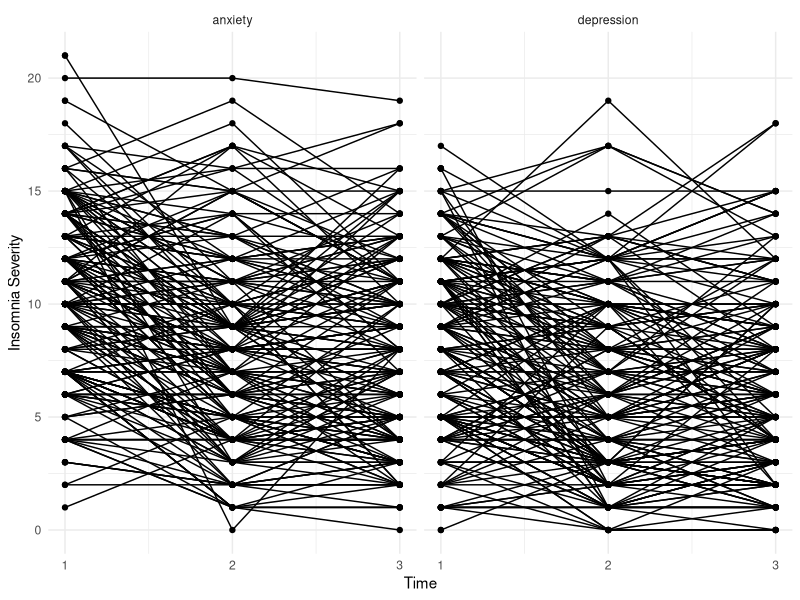

Write the R code that produced this figure.
## ---- chunk 1
knitr::opts_chunk$set(echo = TRUE, warning = FALSE)
## ---- chunk 2
library(ggplot2)
library(kableExtra)
## ---- chunk 3
mydata <- read.csv("../data/mydata.csv")
## ---- chunk 4
sel_data <- mydata[, c("record_id", "redcap_event_name", "insomina_severity")]


mydata2_wide <- reshape(sel_data,
                   timevar = "redcap_event_name",
                   idvar = "record_id",
                   direction = "wide")

psych::describe(mydata2_wide[, c(2,3,4)]) |> 
  kable(digits=2)
## ---- chunk 5
cor(mydata2_wide[, c(2,3,4)], use = "complete.obs") |> 
  kable(digits=2)
## ---- chunk 6
mydata |> 
  tidyr::pivot_longer(cols = insomina_severity:anxiety,
                      names_to = "symptom", values_to = "score") |> 
  dplyr::filter(symptom != "insomina_severity") |> 
  ggplot(aes( x = redcap_event_name, y = score, group = record_id)) +
  geom_point() + 
  geom_line() +
  facet_wrap("symptom") +
  labs(x = "Time", y = "Insomnia Severity") +
  scale_x_continuous(breaks = c(1,2,3)) +
  theme_minimal()
